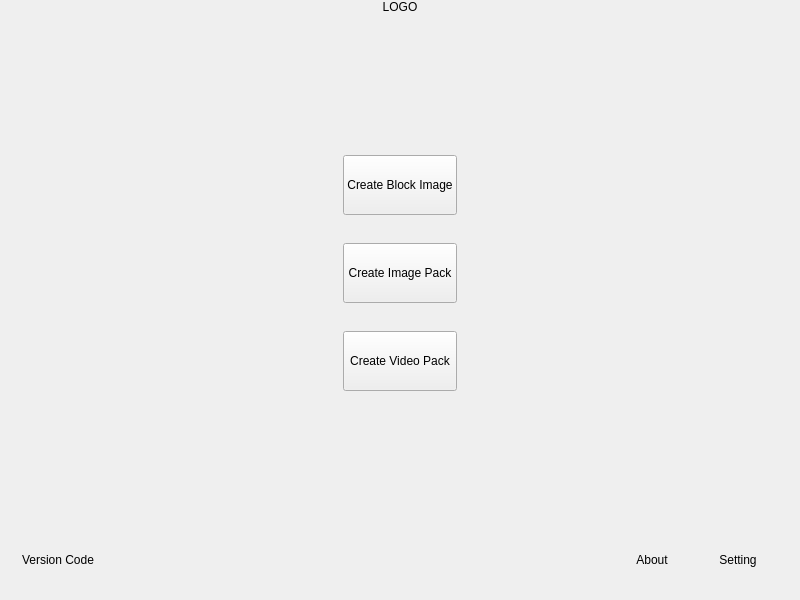
<?xml version="1.0" encoding="UTF-8"?>
<ui version="4.0">
 <class>IntroClass</class>
 <widget class="QMainWindow" name="IntroClass">
  <property name="geometry">
   <rect>
    <x>0</x>
    <y>0</y>
    <width>800</width>
    <height>600</height>
   </rect>
  </property>
  <property name="font">
   <font>
    <stylestrategy>PreferAntialias</stylestrategy>
   </font>
  </property>
  <property name="windowTitle">
   <string>Allin</string>
  </property>
  <widget class="QWidget" name="centralWidget">
   <layout class="QGridLayout" name="gridLayout">
    <property name="topMargin">
     <number>0</number>
    </property>
    <property name="bottomMargin">
     <number>0</number>
    </property>
    <item row="6" column="0" colspan="3">
     <widget class="QWidget" name="widget_5" native="true">
      <layout class="QHBoxLayout" name="horizontalLayout_5">
       <property name="topMargin">
        <number>0</number>
       </property>
       <property name="bottomMargin">
        <number>0</number>
       </property>
       <item>
        <widget class="QLabel" name="versionCodeLbl">
         <property name="text">
          <string>Version Code</string>
         </property>
        </widget>
       </item>
       <item>
        <spacer name="horizontalSpacer_3">
         <property name="orientation">
          <enum>Qt::Horizontal</enum>
         </property>
         <property name="sizeHint" stdset="0">
          <size>
           <width>40</width>
           <height>20</height>
          </size>
         </property>
        </spacer>
       </item>
       <item>
        <widget class="QPushButton" name="aboutBtn">
         <property name="sizePolicy">
          <sizepolicy hsizetype="Preferred" vsizetype="Preferred">
           <horstretch>0</horstretch>
           <verstretch>0</verstretch>
          </sizepolicy>
         </property>
         <property name="minimumSize">
          <size>
           <width>80</width>
           <height>80</height>
          </size>
         </property>
         <property name="maximumSize">
          <size>
           <width>80</width>
           <height>80</height>
          </size>
         </property>
         <property name="locale">
          <locale language="Chinese" country="China"/>
         </property>
         <property name="text">
          <string>About</string>
         </property>
         <property name="flat">
          <bool>true</bool>
         </property>
        </widget>
       </item>
       <item>
        <widget class="QPushButton" name="settingBtn">
         <property name="sizePolicy">
          <sizepolicy hsizetype="Preferred" vsizetype="Preferred">
           <horstretch>0</horstretch>
           <verstretch>0</verstretch>
          </sizepolicy>
         </property>
         <property name="minimumSize">
          <size>
           <width>80</width>
           <height>80</height>
          </size>
         </property>
         <property name="maximumSize">
          <size>
           <width>80</width>
           <height>80</height>
          </size>
         </property>
         <property name="text">
          <string>Setting</string>
         </property>
         <property name="flat">
          <bool>true</bool>
         </property>
        </widget>
       </item>
      </layout>
     </widget>
    </item>
    <item row="2" column="1">
     <widget class="QWidget" name="widget_3" native="true">
      <layout class="QHBoxLayout" name="horizontalLayout">
       <item>
        <widget class="QPushButton" name="blockImageBtn">
         <property name="sizePolicy">
          <sizepolicy hsizetype="Preferred" vsizetype="Preferred">
           <horstretch>0</horstretch>
           <verstretch>0</verstretch>
          </sizepolicy>
         </property>
         <property name="minimumSize">
          <size>
           <width>100</width>
           <height>60</height>
          </size>
         </property>
         <property name="text">
          <string>Create Block Image</string>
         </property>
        </widget>
       </item>
      </layout>
     </widget>
    </item>
    <item row="2" column="2">
     <spacer name="horizontalSpacer_2">
      <property name="orientation">
       <enum>Qt::Horizontal</enum>
      </property>
      <property name="sizeHint" stdset="0">
       <size>
        <width>40</width>
        <height>20</height>
       </size>
      </property>
     </spacer>
    </item>
    <item row="5" column="0" colspan="3">
     <spacer name="verticalSpacer">
      <property name="orientation">
       <enum>Qt::Vertical</enum>
      </property>
      <property name="sizeHint" stdset="0">
       <size>
        <width>20</width>
        <height>40</height>
       </size>
      </property>
     </spacer>
    </item>
    <item row="3" column="1">
     <widget class="QWidget" name="widget" native="true">
      <layout class="QHBoxLayout" name="horizontalLayout_2">
       <item>
        <widget class="QPushButton" name="imagePackBtn">
         <property name="sizePolicy">
          <sizepolicy hsizetype="Preferred" vsizetype="Preferred">
           <horstretch>0</horstretch>
           <verstretch>0</verstretch>
          </sizepolicy>
         </property>
         <property name="minimumSize">
          <size>
           <width>100</width>
           <height>60</height>
          </size>
         </property>
         <property name="text">
          <string>Create Image Pack</string>
         </property>
        </widget>
       </item>
      </layout>
     </widget>
    </item>
    <item row="4" column="1">
     <widget class="QWidget" name="widget_2" native="true">
      <layout class="QHBoxLayout" name="horizontalLayout_3">
       <item>
        <widget class="QPushButton" name="videoPackBtn">
         <property name="sizePolicy">
          <sizepolicy hsizetype="Preferred" vsizetype="Preferred">
           <horstretch>0</horstretch>
           <verstretch>0</verstretch>
          </sizepolicy>
         </property>
         <property name="minimumSize">
          <size>
           <width>100</width>
           <height>60</height>
          </size>
         </property>
         <property name="text">
          <string>Create Video Pack</string>
         </property>
        </widget>
       </item>
      </layout>
     </widget>
    </item>
    <item row="2" column="0">
     <spacer name="horizontalSpacer">
      <property name="orientation">
       <enum>Qt::Horizontal</enum>
      </property>
      <property name="sizeHint" stdset="0">
       <size>
        <width>40</width>
        <height>20</height>
       </size>
      </property>
     </spacer>
    </item>
    <item row="0" column="0" colspan="3">
     <widget class="QWidget" name="widget_4" native="true">
      <layout class="QHBoxLayout" name="horizontalLayout_4">
       <property name="topMargin">
        <number>0</number>
       </property>
       <item>
        <widget class="QLabel" name="logoLbl">
         <property name="text">
          <string notr="true">LOGO</string>
         </property>
         <property name="alignment">
          <set>Qt::AlignCenter</set>
         </property>
        </widget>
       </item>
      </layout>
     </widget>
    </item>
    <item row="1" column="0" colspan="3">
     <spacer name="verticalSpacer_2">
      <property name="orientation">
       <enum>Qt::Vertical</enum>
      </property>
      <property name="sizeHint" stdset="0">
       <size>
        <width>20</width>
        <height>40</height>
       </size>
      </property>
     </spacer>
    </item>
   </layout>
  </widget>
 </widget>
 <layoutdefault spacing="6" margin="11"/>
 <resources>
  <include location="allin.qrc"/>
 </resources>
 <connections/>
</ui>
